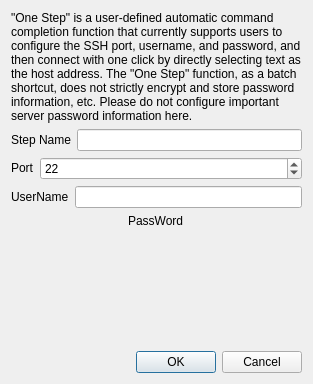
<?xml version="1.0" encoding="UTF-8"?>
<ui version="4.0">
 <class>OneStepWindow</class>
 <widget class="QDialog" name="OneStepWindow">
  <property name="geometry">
   <rect>
    <x>0</x>
    <y>0</y>
    <width>313</width>
    <height>384</height>
   </rect>
  </property>
  <property name="windowTitle">
   <string>One Step</string>
  </property>
  <layout class="QVBoxLayout" name="verticalLayout">
   <item>
    <widget class="QLabel" name="label_5">
     <property name="text">
      <string>&quot;One Step&quot; is a user-defined automatic command completion function that currently supports users to configure the SSH port, username, and password, and then connect with one click by directly selecting text as the host address. The &quot;One Step&quot; function, as a batch shortcut, does not strictly encrypt and store password information, etc. Please do not configure important server password information here.</string>
     </property>
     <property name="wordWrap">
      <bool>true</bool>
     </property>
    </widget>
   </item>
   <item>
    <layout class="QHBoxLayout" name="horizontalLayout_2">
     <item>
      <widget class="QLabel" name="label_4">
       <property name="sizePolicy">
        <sizepolicy hsizetype="Fixed" vsizetype="Fixed">
         <horstretch>0</horstretch>
         <verstretch>0</verstretch>
        </sizepolicy>
       </property>
       <property name="text">
        <string>Step Name</string>
       </property>
      </widget>
     </item>
     <item>
      <widget class="QLineEdit" name="lineEditStepName"/>
     </item>
    </layout>
   </item>
   <item>
    <layout class="QHBoxLayout" name="horizontalLayout_3">
     <item>
      <widget class="QLabel" name="label_3">
       <property name="sizePolicy">
        <sizepolicy hsizetype="Fixed" vsizetype="Fixed">
         <horstretch>0</horstretch>
         <verstretch>0</verstretch>
        </sizepolicy>
       </property>
       <property name="text">
        <string>Port</string>
       </property>
      </widget>
     </item>
     <item>
      <widget class="QSpinBox" name="spinBoxPort">
       <property name="minimum">
        <number>1</number>
       </property>
       <property name="maximum">
        <number>65535</number>
       </property>
       <property name="value">
        <number>22</number>
       </property>
      </widget>
     </item>
    </layout>
   </item>
   <item>
    <layout class="QHBoxLayout" name="horizontalLayout">
     <item>
      <widget class="QLabel" name="label">
       <property name="sizePolicy">
        <sizepolicy hsizetype="Fixed" vsizetype="Fixed">
         <horstretch>0</horstretch>
         <verstretch>0</verstretch>
        </sizepolicy>
       </property>
       <property name="text">
        <string>UserName</string>
       </property>
      </widget>
     </item>
     <item>
      <widget class="QLineEdit" name="lineEditUserName"/>
     </item>
    </layout>
   </item>
   <item>
    <layout class="QHBoxLayout" name="horizontalLayoutPassword">
     <item>
      <widget class="QLabel" name="label_2">
       <property name="sizePolicy">
        <sizepolicy hsizetype="Fixed" vsizetype="Fixed">
         <horstretch>0</horstretch>
         <verstretch>0</verstretch>
        </sizepolicy>
       </property>
       <property name="text">
        <string>PassWord</string>
       </property>
      </widget>
     </item>
    </layout>
   </item>
   <item>
    <spacer name="verticalSpacer">
     <property name="orientation">
      <enum>Qt::Vertical</enum>
     </property>
     <property name="sizeHint" stdset="0">
      <size>
       <width>20</width>
       <height>40</height>
      </size>
     </property>
    </spacer>
   </item>
   <item>
    <widget class="QDialogButtonBox" name="buttonBox">
     <property name="orientation">
      <enum>Qt::Horizontal</enum>
     </property>
     <property name="standardButtons">
      <set>QDialogButtonBox::Cancel|QDialogButtonBox::Ok</set>
     </property>
    </widget>
   </item>
  </layout>
 </widget>
 <resources/>
 <connections>
  <connection>
   <sender>buttonBox</sender>
   <signal>accepted()</signal>
   <receiver>OneStepWindow</receiver>
   <slot>accept()</slot>
   <hints>
    <hint type="sourcelabel">
     <x>248</x>
     <y>254</y>
    </hint>
    <hint type="destinationlabel">
     <x>157</x>
     <y>274</y>
    </hint>
   </hints>
  </connection>
  <connection>
   <sender>buttonBox</sender>
   <signal>rejected()</signal>
   <receiver>OneStepWindow</receiver>
   <slot>reject()</slot>
   <hints>
    <hint type="sourcelabel">
     <x>316</x>
     <y>260</y>
    </hint>
    <hint type="destinationlabel">
     <x>286</x>
     <y>274</y>
    </hint>
   </hints>
  </connection>
 </connections>
</ui>
